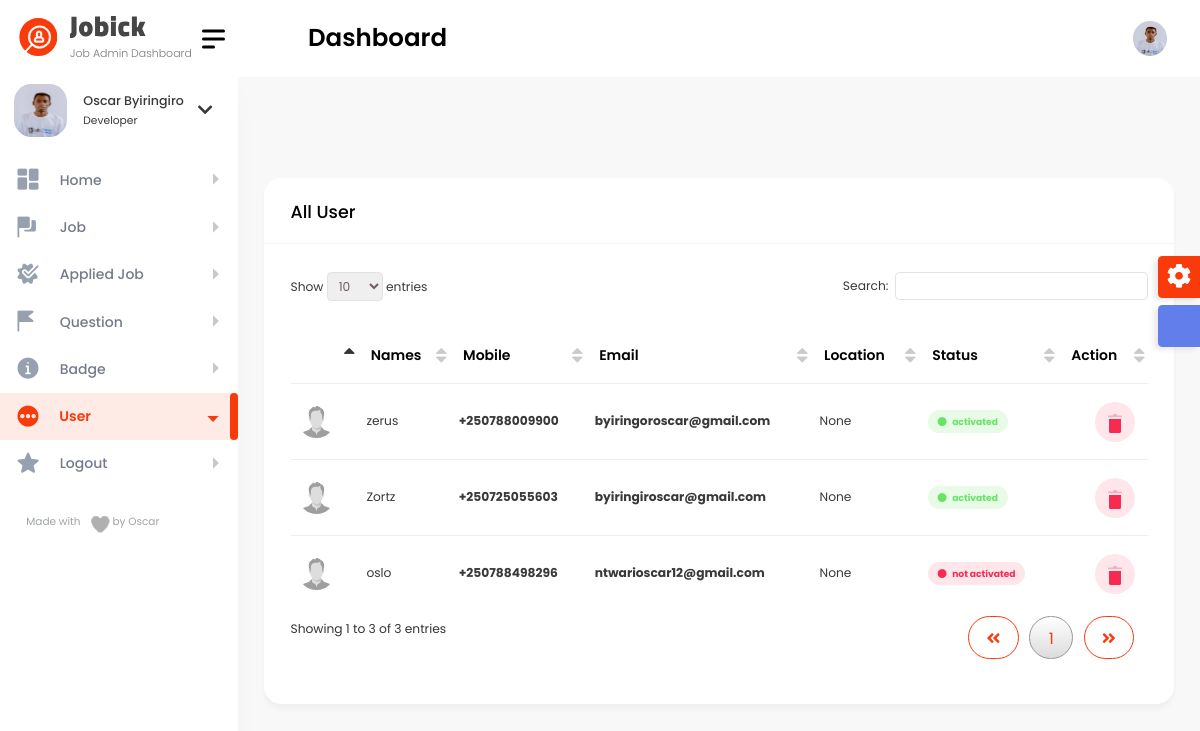
Page /super_admin/all_user_super/ (signed in) on the earlier database version.
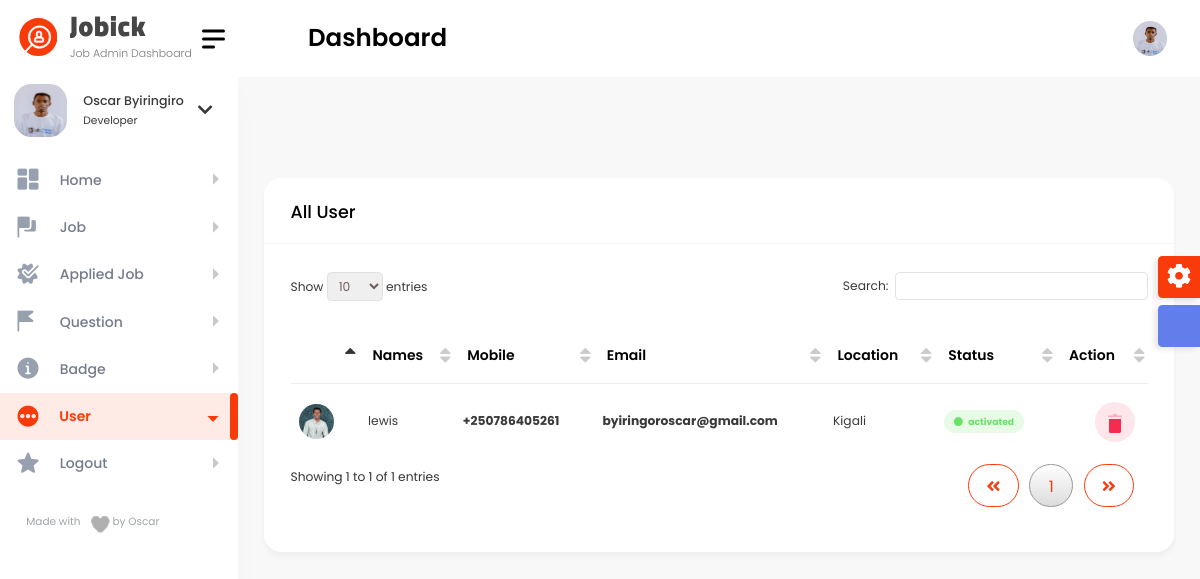
Same page on the later database version.
### authentication/models.py (models this page shows, shortened)
class User(AbstractBaseUser):
    full_name = models.CharField(max_length=255, null=False)
    email = models.EmailField(
        verbose_name='email address',
        max_length=255,
        unique=True,
    )
    phone_number = PhoneNumberField(unique=True)
    is_verified = models.BooleanField(default=False)
    is_two_f_enable = models.BooleanField(default=False)
    is_active = models.BooleanField(default=True)
    staff = models.BooleanField(default=False)
    admin = models.BooleanField(default=False)
    USERNAME_FIELD = 'email'
    REQUIRED_FIELDS = ['full_name', 'phone_number']
    objects = UserManager()
    class Meta:
        app_label = 'authentication'
    @property
    def get_profile_image(self):
        image = self.profile.user_image.url
        return image
    @property
    def get_profile_location(self):
        location = self.profile.location
        return location

class Profile(models.Model):
    user = models.OneToOneField(User, on_delete=models.CASCADE)
    user_image = models.ImageField(upload_to='images/', default='profile.png', null=True, blank=True)
    location = models.CharField(max_length=100, null=True, blank=True)
    about_me = models.TextField(null=True, blank=True)
    github_link = models.URLField(default='https://github.com/', null=True, blank=True)
    website_link = models.URLField(default='https://www.google.com/', null=True, blank=True)
    backend_development = models.PositiveIntegerField(null=True, blank=True)
    frontend_development = models.PositiveIntegerField(null=True, blank=True)
    hardware = models.PositiveIntegerField(null=True, blank=True)
    uiandux = models.PositiveIntegerField(null=True, blank=True)
    artificial_intelligence = models.PositiveIntegerField(null=True, blank=True)
    badge = models.BooleanField(default=False)
    date_created = models.DateField(default=now)

### super_admin/decorators.py (the view)
    def wrapper_func(request, *args, **kwargs):
        if not request.user.is_authenticated:
            return redirect('super_login')
        if not request.user.admin:
            return redirect('super_login')
        else:
            return view_func(request, *args, **kwargs)

### super_admin/views.py (called while the page is built)
@is_admin_user
def all_user_super(request):
    all_user = User.objects.all()
    context = {
        'all_user': all_user
    }
    return render(request, 'all_user_super.html', context)

### super_admin/templates/all_user_super.html (shortened to what this page needs)
{% include 'super_admin/base.html' %}
{% load static %}
{% block content %}
        <div class="content-body">
            <div class="container-fluid">
                <div class="row">
                    <div class="col-12">
                        <div class="card">
                            <div class="card-header">
                                <h4 class="card-title">All User</h4>
                            </div>
                            <div class="card-body">
                                <div class="table-responsive">
                                    <table id="example3" class="display" style="min-width: 845px">
                                        <thead>
                                            <tr>
                                                <th></th>
                                                <th>Names</th>
                                                <th>Mobile</th>
                                                <th>Email</th>
                                                <th>Location</th>
                                                <th>Status</th>
                                                <th>Action</th>
                                            </tr>
                                        </thead>
                                        <tbody>
                                        {% for all_user in all_user %}
                                            {% if not all_user.admin %}
                                            <tr>
                                                <td><img class="rounded-circle" width="35" src="{{ all_user.get_profile_image }}" alt=""></td>
                                                <td>{{ all_user.full_name }}</td>
                                                <td><a href="javascript:void(0);"><strong>{{ all_user.phone_number }}</strong></a></td>
                                                <td><a href="javascript:void(0);"><strong>{{ all_user.email }}</strong></a></td>
                                                <td>{{ all_user.get_profile_location }}</td>
                                                <td>
                                                    {% if all_user.is_verified %}
                                                        <span class="badge light badge-success">
														<i class="fa fa-circle text-success me-1"></i>
														activated
													</span>
                                                        {% else %}
                                                        <span class="badge light badge-danger">
														<i class="fa fa-circle text-danger me-1"></i>
														not activated
													</span>
                                                    {% endif %}
												</td>
                                                <td>
													<div class="action-buttons d-flex justify-content-end">
												<a href="" class="btn btn-danger light">
												</a>
											</div>
												</td>
                                            </tr>
                                            {% endif %}
                                        {% endfor %}
                                        </tbody>
                                    </table>
                                </div>
                            </div>
                        </div>
                    </div>
				</div>
            </div>
        </div>
{% endblock %}

Differences in the rows shown:
removed User: get_profile_image (placeholder picture), full_name "zerus", phone_number "+250788009900", email "byiringoroscar@gmail.com", get_profile_location "None", is_verified True (drawn)
removed User: get_profile_image (placeholder picture), full_name "Zortz", phone_number "+250725055603", email "byiringiroscar@gmail.com", get_profile_location "None", is_verified True (drawn)
removed User: get_profile_image (placeholder picture), full_name "oslo", phone_number "+250788498296", email "ntwarioscar12@gmail.com", get_profile_location "None", is_verified False (drawn)
added User: get_profile_image (picture), full_name "lewis", phone_number "+250786405261", email "byiringoroscar@gmail.com", get_profile_location "Kigali", is_verified True (drawn)
Other differences:
text written by a page script: "Show entries Search: Showing 1 to 3 of 3 entries 1" → "Show entries Search: Showing 1 to 1 of 1 entries 1"
